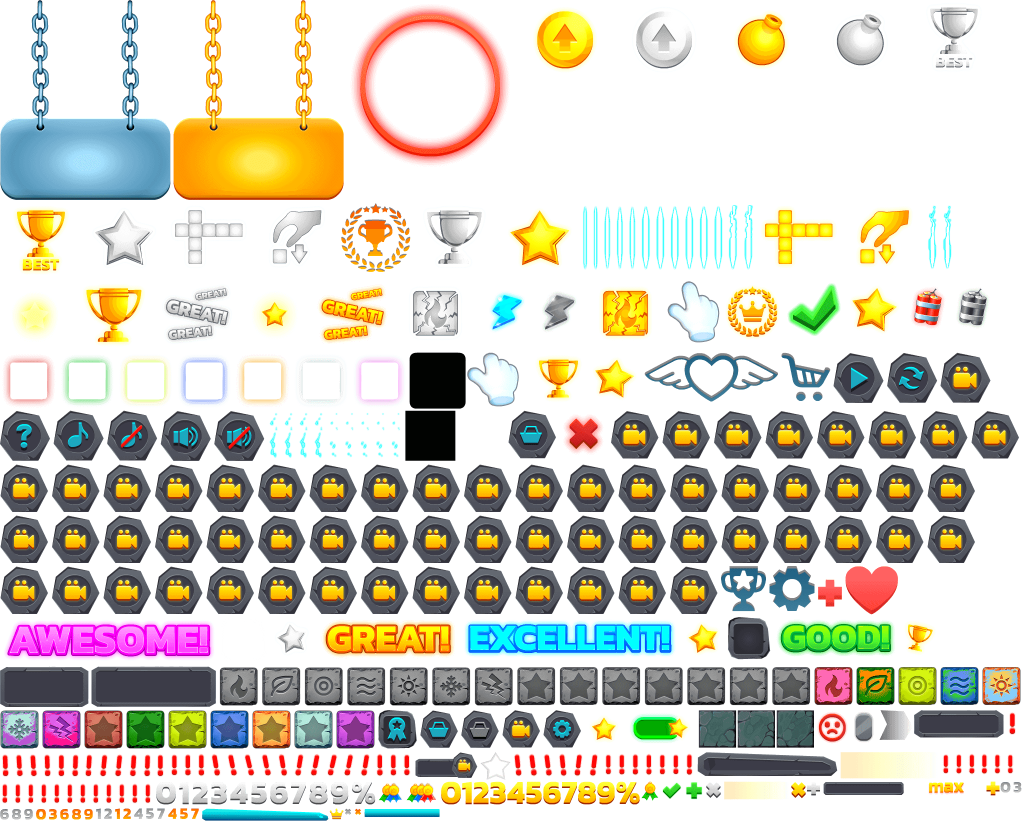
#> input picture vasugame/lib/Game/img/assets_new.png, 2049 x 1645 px, given as the content of the folder extracted_sprites/animations, which was not available (shown at 1/2 size)
$ python repack_animations.py
#> lines starting #> are read from the running program, lines starting #| are printed output that depends on the picture; pictures that were not available may be replaced by others from this repository, and a replacement may not be noted
### pack_sprites.py
#!/usr/bin/env python3
"""
精灵图集打包工具
将单个精灵重新打包成精灵图集
"""

import json
import os
from PIL import Image
import math

def pack_sprites(sprites_dir, output_atlas, output_json, max_width=2048,
                 scale=1.0, quantize_colors=None, png_optimize=True, png_compress_level=9):
    """
    将目录中的精灵打包成精灵图集

    Args:
        sprites_dir: 精灵目录
        output_atlas: 输出图集路径
        output_json: 输出 JSON 路径
        max_width: 最大宽度
    """
#> called with sprites_dir = 'extracted_sprites/animations', output_atlas = 'vasugame/lib/Game/img/animations_new.png', max_width = 2048, scale = 0.92, quantize_colors = 160, png_optimize = True, png_compress_level = 9
    # 收集所有精灵
    sprites = []
    for filename in sorted(os.listdir(sprites_dir)):
        if filename.lower().endswith('.png'):
            sprite_path = os.path.join(sprites_dir, filename)
            img = Image.open(sprite_path)
#> img is the input picture: PIL image 2049x1645 RGBA; mean R, G, B, A 67.9, 62.4, 46.6, 99.7
            # 可选缩放以降低贴图分辨率
            if scale and scale != 1.0:
                w = max(1, int(img.width * scale))
#> w = 1885
                h = max(1, int(img.height * scale))
#> h = 1513
                img = img.resize((w, h), Image.LANCZOS)
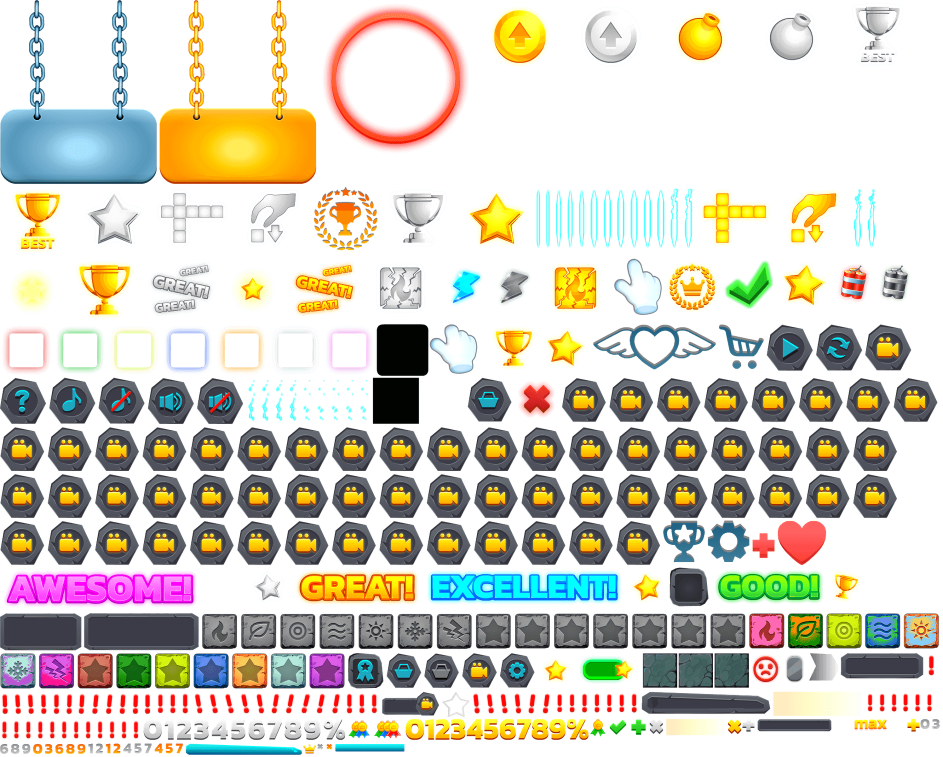
#> img: PIL image 1885x1513 RGBA (shown at 1/2 size); mean R, G, B, A 71.8, 65.6, 49.7, 99.7; transparent parts drawn white
            sprite_name = os.path.splitext(filename)[0]
            sprites.append({
                'name': sprite_name,
                'image': img,
                'width': img.width,
                'height': img.height
            })

    if not sprites:
        print("错误：没有找到精灵文件")
        return

    print(f"找到 {len(sprites)} 个精灵")
#| 找到 1 个精灵

    # 按高度排序（简单的打包算法）
    sprites.sort(key=lambda s: s['height'], reverse=True)

    # 计算布局
    current_x = 0
    current_y = 0
    row_height = 0
    atlas_width = 0
    atlas_height = 0

    for sprite in sprites:
        # 如果当前行放不下，换行
        if current_x + sprite['width'] > max_width:
            current_x = 0
            current_y += row_height + 2  # 2px 间距
            row_height = 0

        # 记录位置
        sprite['x'] = current_x
        sprite['y'] = current_y

        # 更新位置
        current_x += sprite['width'] + 2  # 2px 间距
        row_height = max(row_height, sprite['height'])

        # 更新图集尺寸
        atlas_width = max(atlas_width, current_x)
        atlas_height = max(atlas_height, current_y + sprite['height'])
#> this loop made 1 pass
#> (current_x, row_height, atlas_width, atlas_height) on pass 1: (1887, 1513, 1887, 1513)
#> after the loop, current_x = 1887; current_y = 0; row_height = 1513

    # 创建图集
    print(f"创建图集: {atlas_width}x{atlas_height}")
#| 创建图集: 1887x1513
    atlas = Image.new('RGBA', (atlas_width, atlas_height), (0, 0, 0, 0))
#> atlas: PIL image 1887x1513 RGBA; every value is 0

    # 粘贴精灵
    frames = {}
    for sprite in sprites:
        atlas.paste(sprite['image'], (sprite['x'], sprite['y']))

        # 记录坐标
        frames[sprite['name']] = {
            "frame": {
                "x": sprite['x'],
                "y": sprite['y'],
                "w": sprite['width'],
                "h": sprite['height']
            },
            "rotated": False,
            "trimmed": False,
            "spriteSourceSize": {
                "x": 0,
                "y": 0,
                "w": sprite['width'],
                "h": sprite['height']
            },
            "sourceSize": {
                "w": sprite['width'],
                "h": sprite['height']
            }
        }
#> this loop made 1 pass
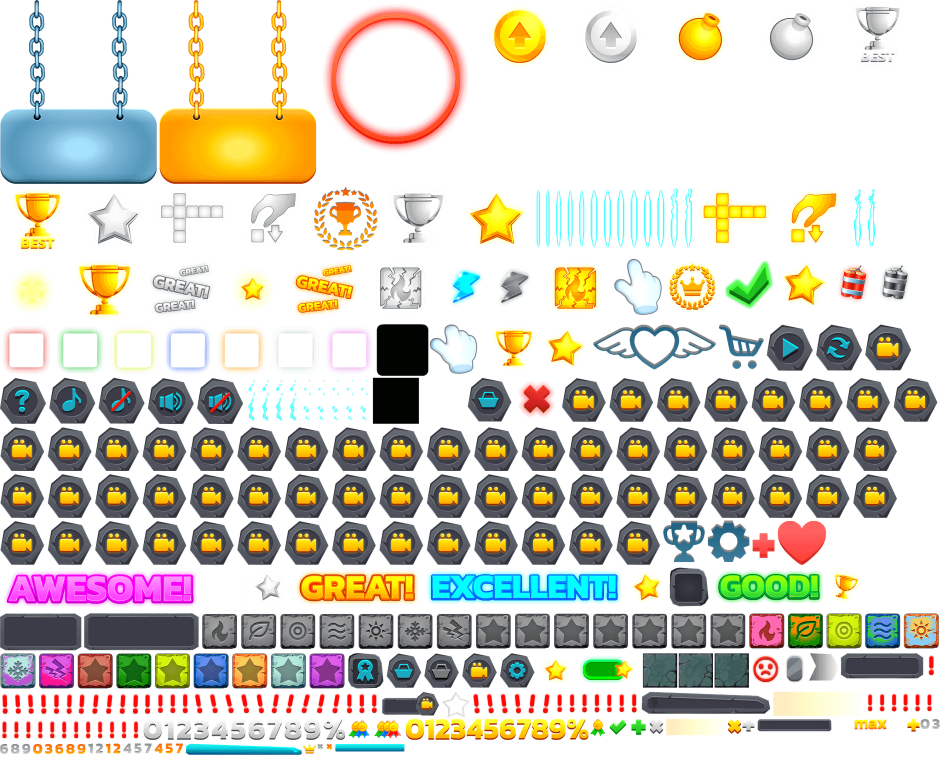
#> atlas: PIL image 1887x1513 RGBA (shown at 1/2 size); mean R, G, B, A 71.8, 65.5, 49.6, 99.6; transparent parts drawn white
#> after the loop, frames = 1 item

    # 保存图集
    # 可选颜色量化以降低体积（谨慎：可能出现轻微色带）
    if quantize_colors:
        try:
            # Pillow 的量化在 RGBA 上会生成带透明的调色板 PNG
            atlas_to_save = atlas.quantize(colors=int(quantize_colors), method=Image.MEDIANCUT, dither=Image.FLOYDSTEINBERG)
        except Exception:
            atlas_to_save = atlas
    else:
        atlas_to_save = atlas

    save_params = {}
    if png_optimize:
        save_params["optimize"] = True
    if png_compress_level is not None:
        save_params["compress_level"] = int(png_compress_level)

    atlas_to_save.save(output_atlas, **save_params)
    print(f"✓ 图集已保存: {output_atlas}")

    # 保存 JSON
    json_data = {
        "frames": frames,
        "meta": {
            "image": os.path.basename(output_atlas),
            "size": {"w": atlas_width, "h": atlas_height},
            "scale": "1"
        }
    }

    with open(output_json, 'w', encoding='utf-8') as f:
        json.dump(json_data, f, indent=2)
    print(f"✓ 配置已保存: {output_json}")

# [19 lines that do not run on import are left out]

### repack_animations.py
#!/usr/bin/env python3
"""
重新打包 animations 精灵图集
"""

from pack_sprites import pack_sprites

print("=" * 70)
print("重新打包 animations 精灵图集")
print("=" * 70)

pack_sprites(
    sprites_dir="extracted_sprites/animations",
    output_atlas="vasugame/lib/Game/img/animations_new.png",
    output_json="vasugame/lib/Game/img/animations_new.json",
    max_width=2048,
    scale=0.92,             # 动画可以小幅降分辨率
    quantize_colors=160,    # 动画色数往往更多，可用 160-192；如出现色带升到 192
    png_optimize=True,
    png_compress_level=9
)

print("\n✅ 打包完成！")
print("\n下一步：")
print("1. 备份原文件：")
print("   cp vasugame/lib/Game/img/animations.png vasugame/lib/Game/img/animations_backup.png")
print("   cp vasugame/lib/Game/img/animations.json vasugame/lib/Game/img/animations_backup.json")
print("2. 替换文件：")
print("   mv vasugame/lib/Game/img/animations_new.png vasugame/lib/Game/img/animations.png")
print("   mv vasugame/lib/Game/img/animations_new.json vasugame/lib/Game/img/animations.json")

$ run again, on vasugame/lib/Game/img/18.png
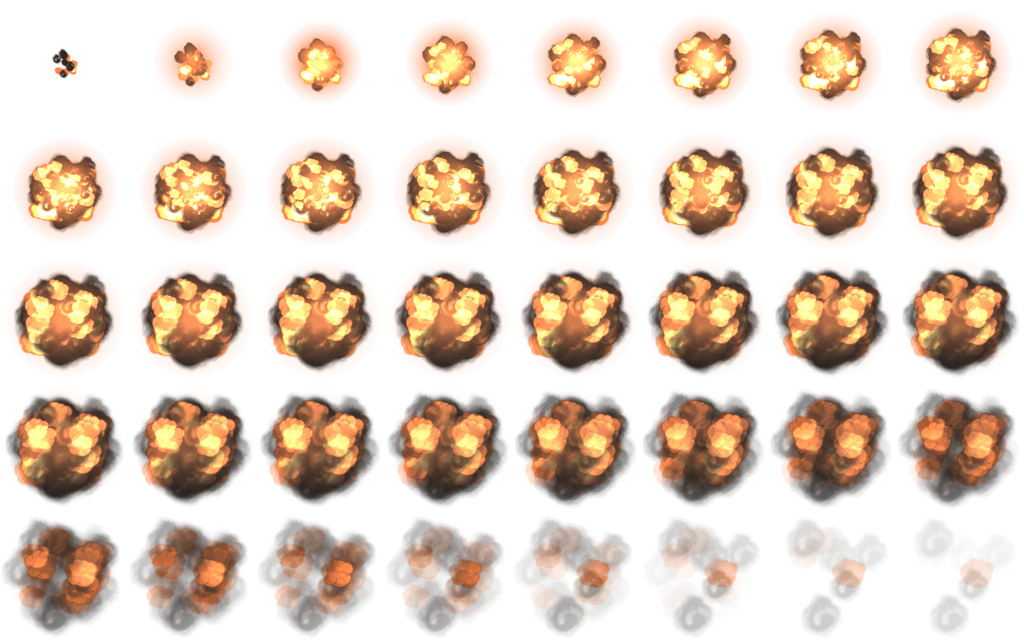
#> input picture vasugame/lib/Game/img/18.png, 2048 x 1280 px, given as the content of the folder extracted_sprites/animations, which was not available (shown at 1/2 size)
#> in pack_sprites, img is the input picture: PIL image 2048x1280 P; mean R, G, B, A 91.6, 58.4, 36, 84.1
#> img: PIL image 1884x1177 P
#| 找到 1 个精灵
#> the loop in pack_sprites, `for sprite in sprites:` made 1 pass
#> (current_x, row_height, atlas_width, atlas_height) on pass 1: (1886, 1177, 1886, 1177)
#> after the loop in pack_sprites, `for sprite in sprites:`: current_x = 1886; current_y = 0; row_height = 1177
#| 创建图集: 1886x1177
#> the loop in pack_sprites, `for sprite in sprites:` made 1 pass
#> after the loop in pack_sprites, `for sprite in sprites:`:
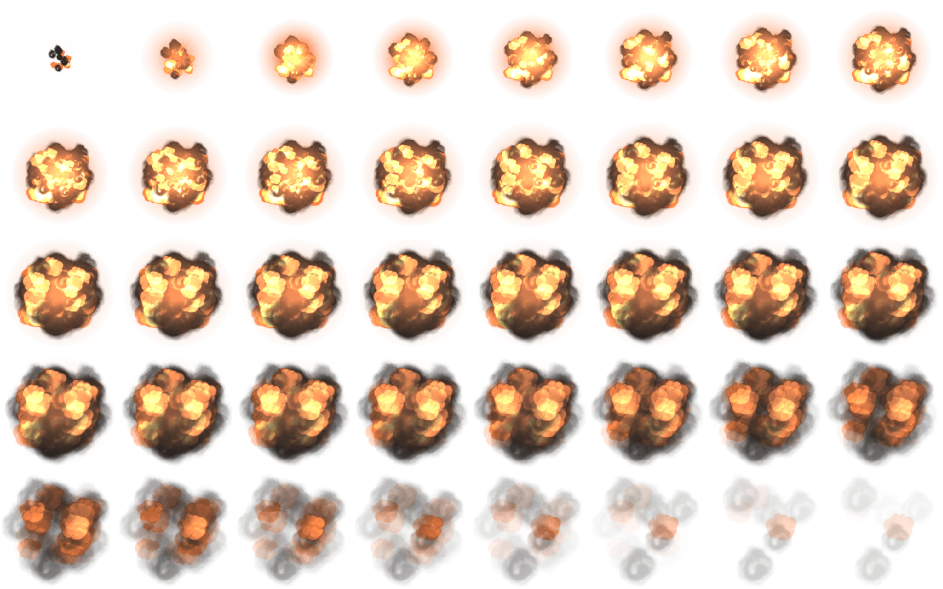
#> atlas: PIL image 1886x1177 RGBA (shown at 1/2 size); mean R, G, B, A 91.5, 58.4, 35.9, 84; transparent parts drawn white
#> after the loop in pack_sprites, `for sprite in sprites:`: frames = 1 item
